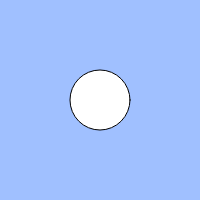
Frame 1 (no input)
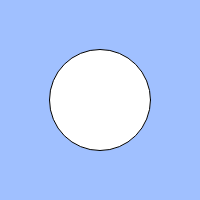
Frame 60 (no input)
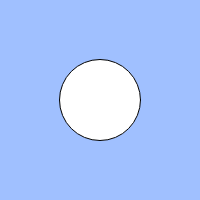
Frame 120 (the mouse pressed at the canvas centre since frame 60)

The p5.js sketch that drew these frames (run headless with seeded random() and noise() and a simulated clock; from frame 60 on, the mouse is pressed at the canvas centre):

// p5.js sketch
// ── sketch.js

let x;
let y;
let size;

function setup(){
  createCanvas(200, 200);
  x = 0;
  y = 100;
  size = 60;
}

function draw(){
  background(160, 192, 255);
  x = (x + 1) % y;
  // BLANK[1]
  ellipse(width / 2, height / 2, size);
    if(x <= 50){
    size += 1
  }
  else{
    size -= 1
  }
}
